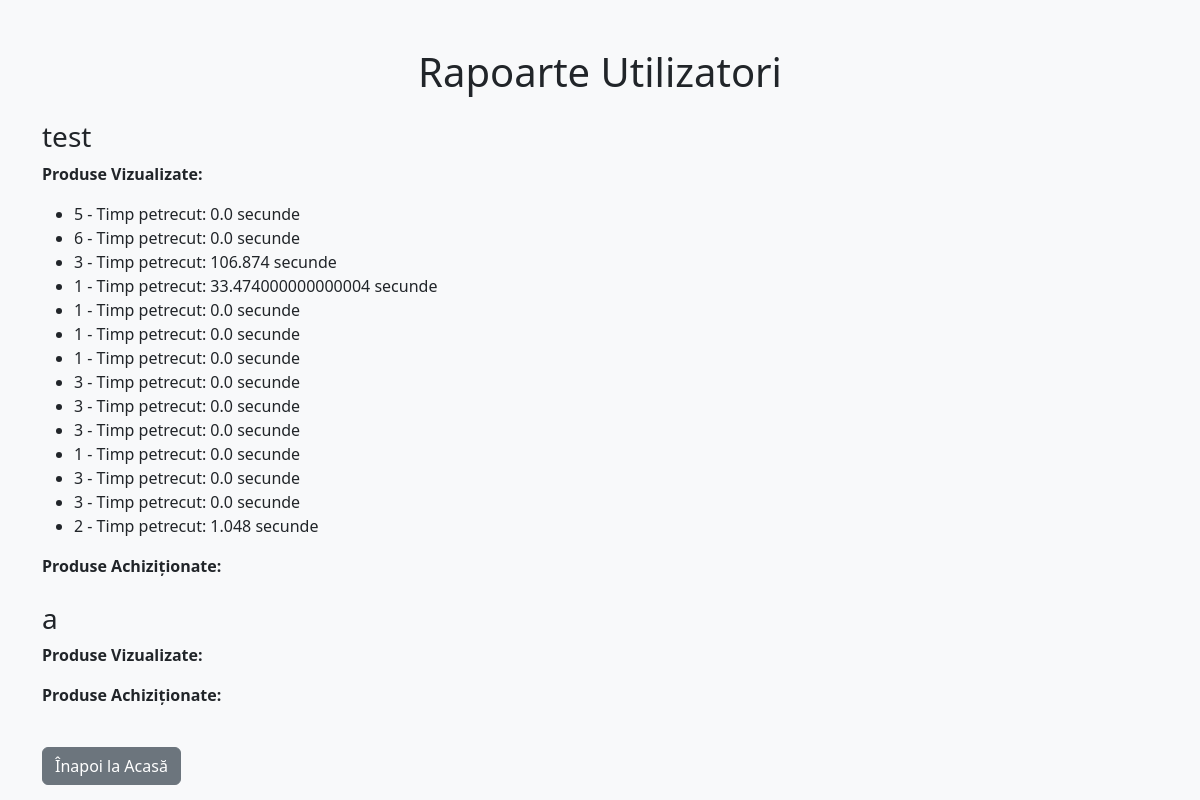
The page /user_reports (signed in) on the database as committed earlier.
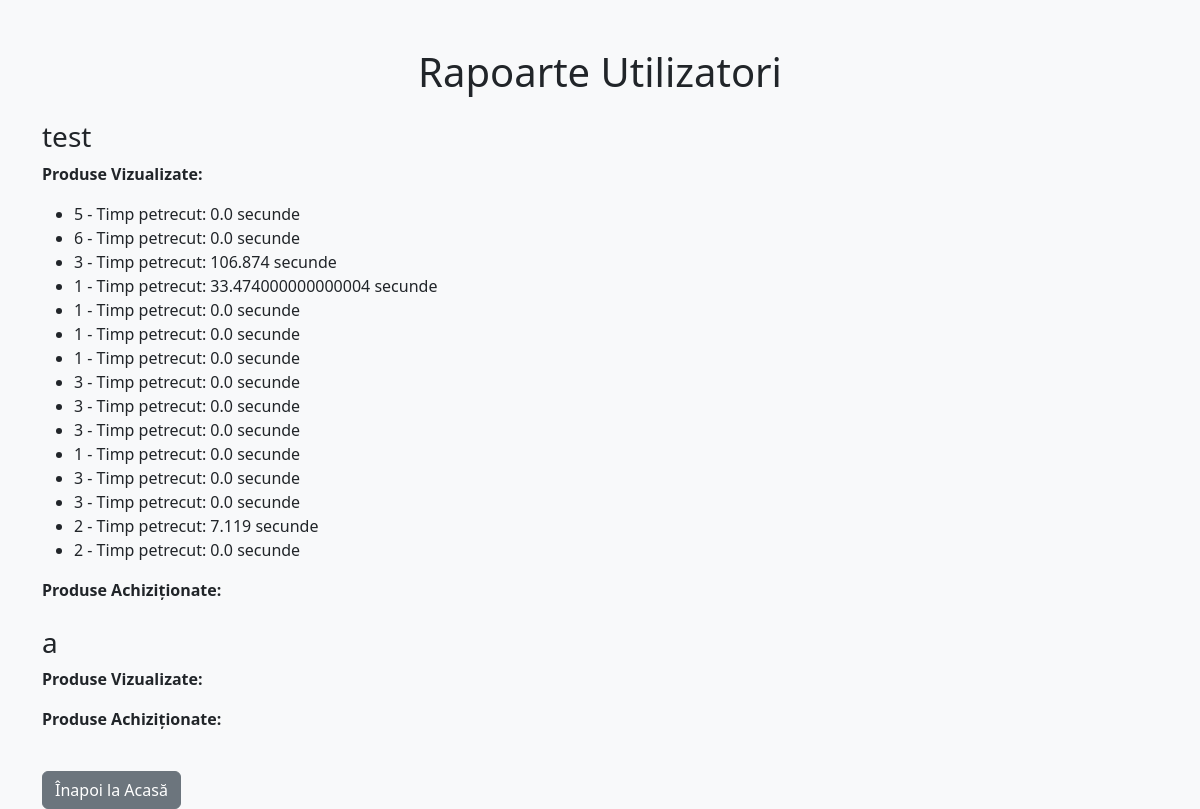
The same page on the database as committed later.
### models.py (models this page shows, shortened)
class User(db.Model):
    id = db.Column(db.Integer, primary_key=True)
    username = db.Column(db.String(100), unique=True)
    password = db.Column(db.String(100))
    role = db.Column(db.String(20))

class UserInteraction(db.Model):
    id = db.Column(db.Integer, primary_key=True)
    user_id = db.Column(db.String(100))
    product_id = db.Column(db.Integer, db.ForeignKey('product.id'))
    timestamp = db.Column(db.DateTime, default=db.func.current_timestamp())
    time_spent = db.Column(db.Float, default=0.0)  # timp petrecut pe pagina in secunde

### app.py (the view)
@app.route("/user_reports")
@login_required
def user_reports():
    if "role" not in session or session["role"] != "admin":
        flash("Doar administratorii pot accesa această pagină!")
        return redirect(url_for("home"))
    users = User.query.all()
    user_reports = {}
    for user in users:
        interactions = UserInteraction.query.filter_by(user_id=user.id).all()
        purchased_products = PurchaseHistory.query.filter_by(user_id=user.id).all()
        user_reports[user.username] = {
            "interactions": interactions,
            "purchased_products": purchased_products
        }
    return render_template("user_reports.html", user_reports=user_reports)

### app.py (called while the page is built)
def login_required(f):
    @wraps(f)
    def decorated_function(*args, **kwargs):
        if "user_id" not in session:
            flash("Trebuie să fii autentificat pentru a accesa această pagină.")
            return redirect(url_for("login"))
        return f(*args, **kwargs)
    return decorated_function

### templates/user_reports.html (shortened to what this page needs)
<!DOCTYPE html>
<html lang="ro">
<head>
    <link rel="stylesheet" href="https://cdn.jsdelivr.net/npm/bootstrap@5.3.0/dist/css/bootstrap.min.css">
</head>
<body class="bg-light">
<div class="container mt-5">
    <h1 class="text-center mb-4">Rapoarte Utilizatori</h1>
    {% for user, data in user_reports.items() %}
        <h3 class="mt-4">{{ user }}</h3>
        <p><strong>Produse Vizualizate:</strong></p>
        <ul>
            {% for interaction in data.interactions %}
                <li>{{ interaction.product_id }} - Timp petrecut: {{ interaction.time_spent }} secunde</li>
            {% endfor %}
        </ul>
        <p><strong>Produse Achiziționate:</strong></p>
    {% endfor %}
    <a href="/" class="btn btn-secondary mt-4">Înapoi la Acasă</a>
</div>
</body>
</html>

Rows that differ between the two databases and show on the page:
changed UserInteraction (number 14 of 15 on the later page): time_spent "1.048" → "7.119"
added UserInteraction: product_id "2", time_spent "0.0"
